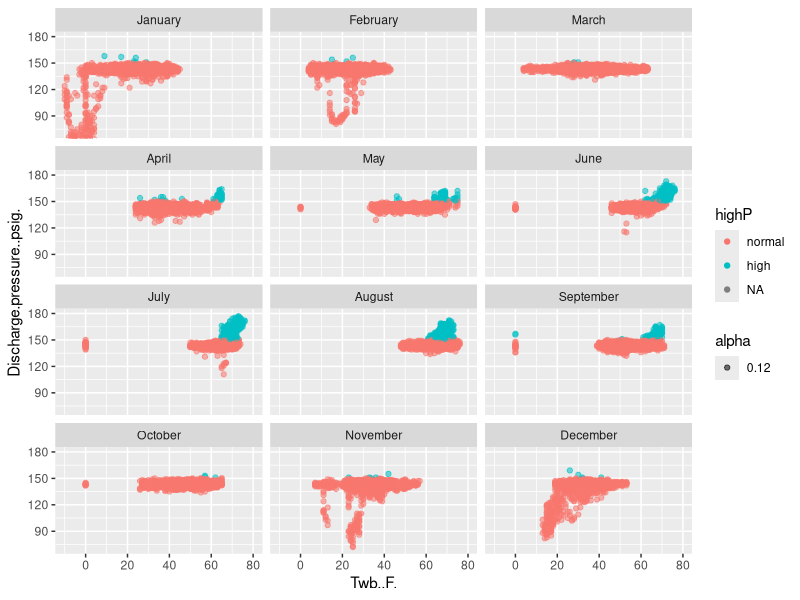
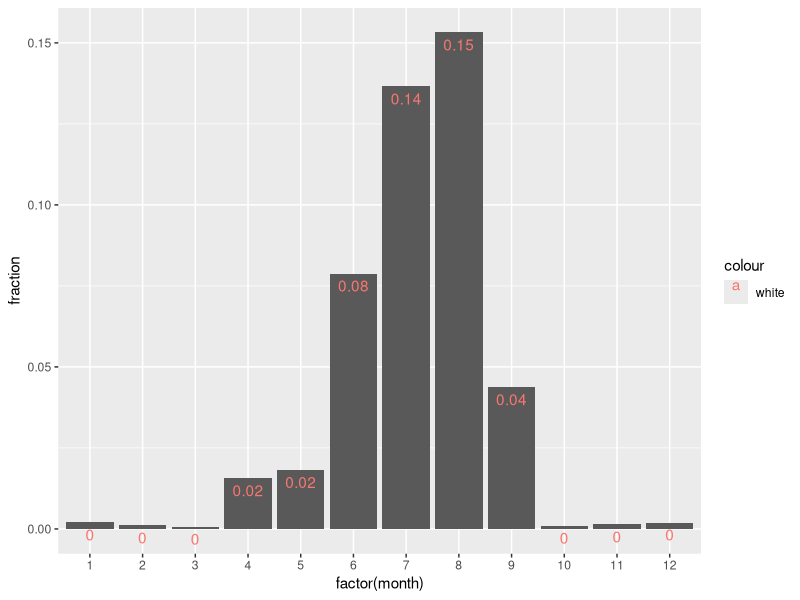
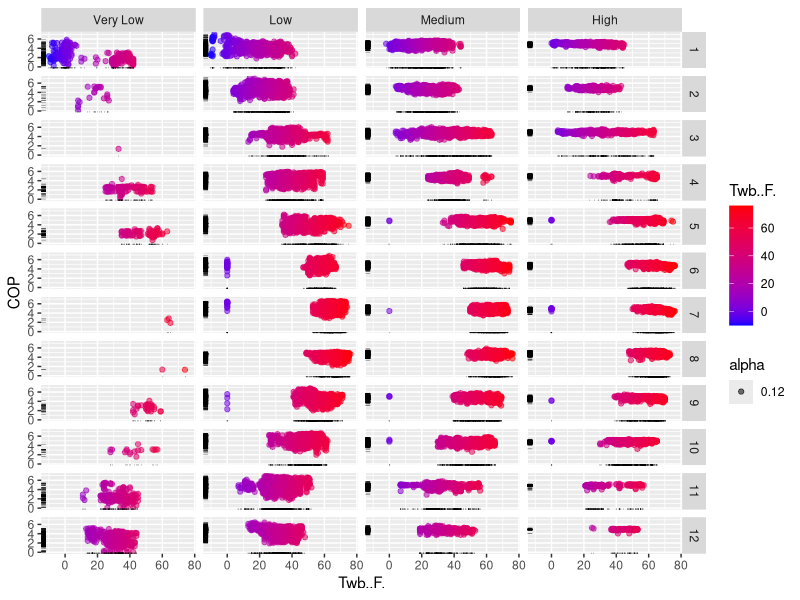
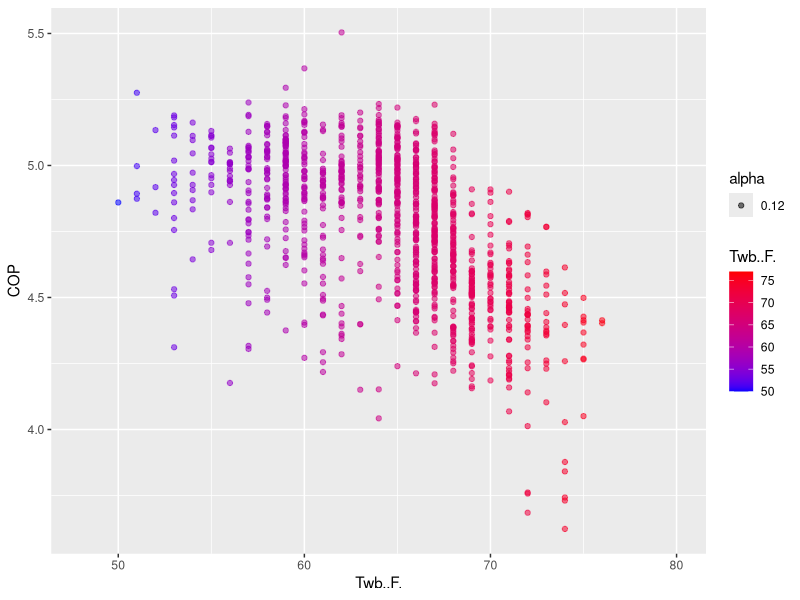
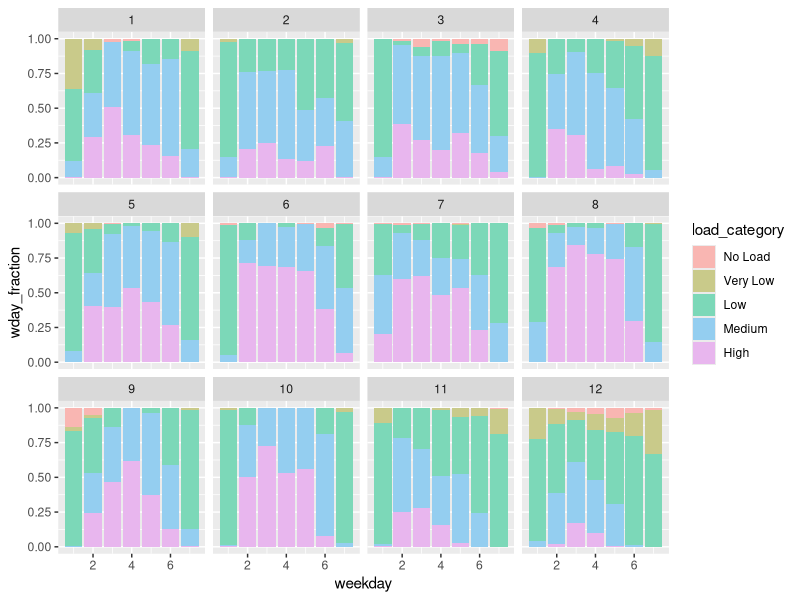
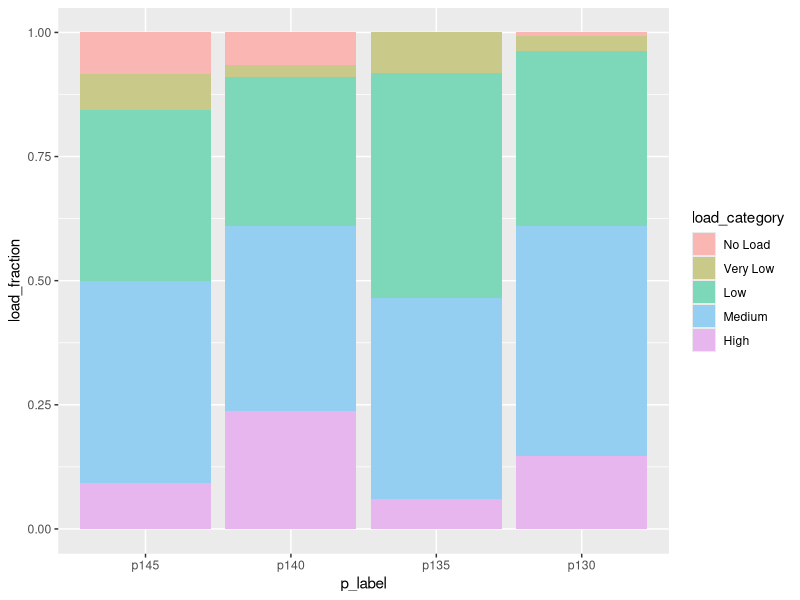

The R script that drew these images, in order: (Note: this script raises an error after producing the figures.)
## set working directory
setwd("~/Desktop/VEIC-II")

## load libraries
library(lubridate)  ## for date/time handling
library(ggplot2)  ## for plotting
library(dplyr)  ## for groupby/summarize analysis

## read in csv files
pressure_temperature <- read.csv("baseline-pressure-temp.csv", skip = 3, 
                                 colClasses = c("character", "numeric", "numeric", "numeric"), 
                                 na.strings = c("#N/A", "<NoData>"))

load_power <- read.csv("baseline-load-power.csv",
                       colClasses = c("character", "numeric", "numeric", "numeric"))

exp_period <- read.csv("efficiency.csv", skip = 5,
                       colClasses = c("character", "numeric", "numeric", "numeric"),
                       na.strings = c("#N/A", "<NoData>"))

## add a usable date column to each dataset
pressure_temperature$date <- mdy_hm(pressure_temperature$Date...Time)
load_power$date <- mdy_hm(load_power$Date...Time)
exp_period$date <- mdy_hm(exp_period$Date...Time)

## merge the pressure/temp dataset with the load power dataset
control_series <- merge(pressure_temperature, load_power, by="date")

## adding columns to control series:
## add a month column for easy grouping by month and a weekday column for grouping by day of the week
control_series$month <- month(control_series$date)
control_series$weekday <- wday(control_series$date)
exp_period$weekday <- wday(exp_period$date)

## add a column with load in kW instead of tons so the coefficient of performance will be unitless
control_series$load.kW <- control_series$Load..tons. * 3.51685
exp_period$load.kW <- exp_period$Load..tons. * 3.51685

## add a coefficient of performance
control_series$COP <- control_series$load.kW / control_series$Refr.compressor.power..kW.
exp_period$COP <- exp_period$load.kW / exp_period$Refr.compressor.power..kW.

## ANALYSIS
## STEP 1: how big a problem might high wet bulb temps present?
## identify occurrences when condenser fans are not lowering the discharge pressure to within 1 SD of target
## find standard deviation of discharge pressures over 2012
P_one_sd <- sd(control_series$Discharge.pressure..psig., na.rm=TRUE)
P_mean <- mean(control_series$Discharge.pressure..psig., na.rm=TRUE)

## flag points above 1 SD of discharge pressure
control_series$highP <- cut(control_series$Discharge.pressure..psig., 
                            breaks = c(0, P_mean + P_one_sd, 500), 
                            labels = c("normal", "high"))

control_series$month_name <- factor(month.name[control_series$month], levels= c("January", "February", "March", "April", "May", "June", "July", "August", "September", "October", "November", "December"))

## how many "high pressure" periods by month and what fraction do they represent:
P_by_month <- group_by(control_series, month, highP) %>%
                summarize(n = n()) %>%
                mutate(fraction = n / sum(n))
high_P_by_month <- filter(P_by_month, highP == "high")

## plot discharge pressure vs. wet bulb temp, highlighting those points more than 1 SD above target
g <- ggplot(control_series, aes(x=Twb..F., y=Discharge.pressure..psig.)) + 
    geom_point(aes(alpha=.12, color=highP), na.rm = TRUE) +
    coord_cartesian(xlim = c(-10, 80), ylim = c(70,180))

g + facet_wrap( ~ month_name, ncol=3)

## plot fraction of "high" pressure readings by month
ggplot(high_P_by_month, aes(x=factor(month), y=fraction)) + 
    geom_bar(stat="identity") +
    geom_text(aes(color="white", label=round(fraction, digits=2)), vjust=1.5)

## how does the COP vary with wet bulb temperature at different loads?
## cut the load index into different bins
control_series$load_category <- cut(control_series$load.kW,
                                    breaks = c(-1, 1, 200, 800, 1200, 2200),
                                    labels = c("No Load", "Very Low", "Low", "Medium", "High"))

## plot of all months and load categories (very low < 200kW < low < 800kW < medium < 1200kW < high < 2200kW)
h <- ggplot(filter(control_series, load_category != "No Load"), aes(x=Twb..F., y=COP)) +
    geom_point(aes(alpha = .12, color = Twb..F.), na.rm = TRUE) + 
    scale_color_gradient(low="blue", high="red")
h + facet_grid(month ~ load_category) + geom_rug(position="jitter", size = 0.1)

## example plot of COP suffering because condenser fans aren't removing enough heat before refrigerant returns to the compressor
## July 2012
ggplot(filter(control_series, load_category == "High", month == 7), aes(x=Twb..F., y=COP)) +
    geom_point(aes(alpha = .12, color = Twb..F.), na.rm = TRUE) + 
    scale_color_gradient(limits=c(50, 77),low="blue", high="red") +
    coord_cartesian(xlim = c(48, 80))

## how much does the load depend on the day of the week?
load_by_month_wday <- group_by(control_series, month, weekday, load_category) %>%
    summarize(n = n()) %>%
    mutate(wday_fraction = n / sum(n))

i <- ggplot(load_by_month_wday, aes(x=weekday, y=wday_fraction, fill=load_category)) + geom_bar(stat="identity") + scale_fill_hue(c=45, l=80)
i + facet_wrap(~ month)

## bottom line: will wet bulb temps through april cause an apparent difference in coefficient of performance?
## group by month and compute a coefficient of performance for each group

## PART 2: THE EXPERIMENTAL DATA
## define intervals for the experimental data
exp_period$p_label <- cut(exp_period$date, breaks= as.POSIXct(c("2012-12-31", "2013-02-03", "2013-02-05", "2013-02-19", 
                                                                "2013-02-21", "2013-03-06", "2013-03-08", "2013-05-21")),
                                            labels = c("p145", "t1", "p140", "t2", "p135", "t3", "p130")) 

exp_period$load_category <- cut(exp_period$load.kW,
                                    breaks = c(-1, 1, 200, 800, 1200, 2200),
                                    labels = c("No Load", "Very Low", "Low", "Medium", "High"))

## lets make sure the load profile is similar for all the periods in question
load_by_period <- group_by(exp_period, p_label, load_category) %>%
    summarize(n = n()) %>%
    mutate(load_fraction = n / sum(n)) %>%
    filter(p_label != "t1" & p_label != "t2" & p_label != "t3")

## the load profiles reveal that the comparison isn't really all that fair:
ggplot(load_by_period, aes(x=p_label, y=load_fraction, fill=load_category)) + 
    geom_bar(stat="identity") + 
    scale_fill_hue(c=45, l=80)

## let's compare COPs for each load group independently among the 4 experimental groups
## straight average of all COP datapoints
straight_means <- group_by(exp_period, p_label, load_category) %>%
    summarize(n = mean(COP)) %>%
    filter(p_label != "t1" & p_label != "t2" & p_label != "t3" & load_category != "No Load") %>%
    mutate(cop_mean = ifelse(is.na(n), 0, n))

ggplot(str_means, aes(x=load_category, y=cop_mean, fill=p_label)) +
    geom_bar(stat="identity",position="dodge") + 
    scale_fill_hue(c=45, l=80)

## COP averages weighted by load
weighted_means <- group_by(exp_period, p_label, load_category) %>%
    summarize(n = n(), sum_load = sum(load.kW), sum_compressor_power = sum(Refr.compressor.power..kW.)) %>%
    mutate(w_mean = sum_load/sum_compressor_power) %>%
    filter(p_label != "t1" & p_label != "t2" & p_label != "t3" & load_category != "No Load")

ggplot(weighted_means, aes(x=load_category, y=w_mean, fill=p_label)) +
    geom_bar(stat="identity",position="dodge") + 
    scale_fill_hue(c=45, l=80)

## now, assuming a load distribution like 2012's, let's estimate an average COP for each target pressure setting
## first, what's the load distribution like for 2012?
year_long_load <- sum(control_series$load.kW)
control_load_fractions <- group_by(control_series, load_category) %>%
    summarize(number = n(), load_fraction = sum(load.kW)/year_long_load)

## now let's assume those load fractions will be similar for 2013 and calculate expected COPs for each load category - pressure combination:
year_long_predicted_COPs <- merge(weighted_means, control_load_fractions, by="load_category") %>%
    mutate(COP_contribution = load_fraction * w_mean) %>%
    group_by(p_label) %>%
    summarize(expected_COP = sum(COP_contribution))

## plot the expected year long COPs
ggplot(year_long_predicted_COPs, aes(x=p_label, y=expected_COP, fill=p_label)) +
    geom_bar(stat="identity", position="dodge") +
    scale_fill_hue(c=45, l=80) +
    coord_cartesian(ylim = c(4.5,5.5))

## can we say anything about the condenser fans running more at lower target pressures?
## let's take just the "high" load times from each experimental group and see if there's any real difference
## in how much power is being used to see if we can detect extra use of the condenser fans

## first, get a "non-compressor" power consumption column
exp_period$other_power <- (exp_period$Utility.power..kW. - exp_period$Refr.compressor.power..kW.)

## now, we should see an increase in average "non-compressor" power at lower compressor target pressures
non_compressor_power_means <- group_by(exp_period, p_label, load_category) %>%
    summarize(cnpm = mean(other_power)) %>%
    filter(p_label != "t1" & p_label != "t2" & p_label != "t3" & load_category != "No Load")

ggplot(non_compressor_power_means, aes(x=load_category, y=cnpm, fill=p_label)) +
    geom_bar(stat="identity", position = "dodge") +
    scale_fill_hue(c=45, l=80) 

## can we say anything about how the summer months will limit the savings of a lower target pressure
## because the fans can't lower the temp/pressure of the refrigerant enough anyway?
## not really -- there's too much other stuff in the "other" category to say much

## what's the bottom line on savings?
## here's the best case scenario:



## energy projected for 365 days of 2012
correction_factor <- (365*24*4)/nrow(control_series)

total_year_heat_pumped <- sum(control_series$load.kW) * .25 * correction_factor
projected_savings <- mutate(year_long_predicted_COPs, annual_predicted_energy = total_year_heat_pumped / expected_COP,  Ecost_per_year = annual_predicted_energy * .15)

## simple bar graph of the savings
ggplot(projected_savings, aes(x=p_label, y=Ecost_per_year, fill=p_label)) + 
    geom_bar(stat="identity") +
    coord_cartesian(ylim=c(200000, 250000))
